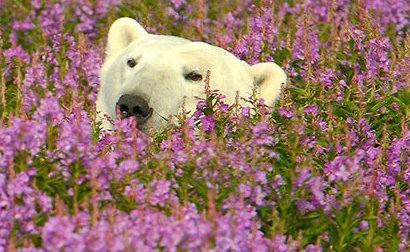
%> input picture Lab_2/Gabor_segmentation/polar-bear-hiding.jpg, 410 x 252 px, given in place of kobi.png, which was not available
$ octave gabor_segmentation_rad.m   (GNU Octave 9; MATLAB toolbox functions it lacks are replaced by stand-ins)
%> lines starting %> are read from the running program, lines starting %| are printed output that depends on the picture; in (x1, y1, x2, y2) boxes, pixels count from 0 and x2, y2 are one past the last pixel; in counts of white or black regions, pixels touching at a corner belong together; the program's own positions count from 1; pictures that were not available may be replaced by others from this repository, and a replacement may not be noted
clear all;

%% Hyperparameters
k        = 2;      % number of clusters in k-means algorithm. By default,
                   % we consider k to be 2 in foreground-background segmentation task.
image_id = 'Kobi'; % Identifier to switch between input images.
                   % Possible ids: 'Kobi',    'Polar', 'Robin-1'
                   %               'Robin-2', 'Cows'

% Misc
err_msg  = 'Image not available.';

% Control settings
visFlag       = false;    %  Set to true to visualize filter responses.
smoothingFlag = true;   %  Set to true to postprocess filter outputs.

%% Read image
switch image_id
    case 'Kobi'
        img = imread('kobi.png');
%> img is the input picture: size 252x410x3 uint8; mean R, G, B 150, 115.7, 101.7
        resize_factor = 0.25;
    case 'Polar'
        img = imread('./data/polar-bear-hiding.jpg');
        resize_factor = 0.75;
    case 'Robin-1'
        img = imread('./data/robin-1.jpg');
        resize_factor = 1;
    case 'Robin-2'
        img = imread('./data/robin-2.jpg');
        resize_factor = 0.5;
    case 'Cows'
        img = imread('./data/cows.jpg');
        resize_factor = 0.5;
    case 'SciencePark'
        img = imread('./data/sciencepark.jpg');
        img = permute(img,[2,1,3]);
        resize_factor = 0.2;

    otherwise
        error(err_msg)
end

% Image adjustments
img      = imresize(img,resize_factor);
%> img: size 63x103x3 uint8
img_gray = rgb2gray(img);
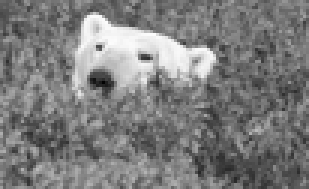
%> img_gray: size 63x103 uint8 (shown 3 times larger); min 2, max 252, mean 124.3


% Display image
figure(1), imshow(img), title(sprintf('Input image: %s', image_id));

%% Design array of Gabor Filters
% In this code section, you will create a Gabor Filterbank. A filterbank is
% a collection of filters with varying properties (e.g. {shape, texture}).
% A Gabor filterbank consists of Gabor filters of distinct orientations
% and scales. We will use this bank to extract texture information from the
% input image.

[numRows, numCols, ~] = size(img);
%> numRows = 63; numCols = 103
score = zeros(10,1);

% Estimate the minimum and maximum of the wavelengths for the sinusoidal
% carriers.
lambdaMin = 4/sqrt(2);
lambdaMax = hypot(numRows,numCols);
%> lambdaMax = 120.7

% Specify the carrier wavelengths.
% (or the central frequency of the carrier signal, which is 1/lambda)
n = floor(log2(lambdaMax/lambdaMin));
%> n = 5
lambdas = 2.^(0:(n-2)) * lambdaMin;
%> lambdas = [2.83 5.66 11.31 22.63]

% Define the set of orientations for the Gaussian envelope.
dTheta      = 2 * pi/8;                  % \\ the step size
orientations = 0:dTheta:(pi/2);

% Define the set of sigmas for the Gaussian envelope. Sigma here defines
% the standard deviation, or the spread of the Gaussian.
sigmas = 1.4142 * [1,2];

% Now you can create the filterbank. We provide you with a MATLAB struct
% called gaborFilterBank in which we will hold the filters and their
% corresponding parameters such as sigma, lambda and etc.
% ** All you need to do is to implement createGabor(). Rest will be handled
%    by the provided code block. **
gaborFilterBank = struct();
tic
filterNo = 1;

for ii = 1:length(lambdas)
    for jj  = 1:length(sigmas)
        for ll = 1:length(orientations)
            % Filter parameter configuration for this filter.
            lambda = lambdas(ii);
            sigma  = sigmas(jj) ;
            theta  = orientations(ll);
            psi    = 0.19;
            gamma  = 0.5;
            % Create a Gabor filter with the specs above.
            % (We also record the settings in which they are created. )
            gaborFilterBank(filterNo).filterPairs = createGabor_mahsa( sigma, theta, lambda, psi, gamma );
            gaborFilterBank(filterNo).sigma       = sigma;
            gaborFilterBank(filterNo).lambda      = lambda;
            gaborFilterBank(filterNo).theta       = theta;
            gaborFilterBank(filterNo).psi         = psi;
            gaborFilterBank(filterNo).gamma       = gamma;
            filterNo = filterNo+1;
        end
    end
end
%> after the loop, filterNo = 25
ctime = toc;

fprintf('--------------------------------------\n \t\tDetails\n--------------------------------------\n')
fprintf('Total number of filters       : %d \n', length(gaborFilterBank));
%| Total number of filters       : 24
fprintf('Number of scales (sigma)      : %d \n', length(sigmas));
fprintf('Number of orientations (theta): %d \n', length(orientations));
fprintf('Number of carriers (lambda)   : %d \n', length(lambdas));
%| Number of carriers (lambda)   : 4
fprintf('--------------------------------------\n')
fprintf('Filter bank created in %.3f seconds.\n', ctime);
fprintf('--------------------------------------\n')

%% Filter images using Gabor filter bank using quadrature pairs (real and imaginary parts)
% You will now filter the input image with each complex Gabor filter in
% gaborFilterBank structure and store the output in the cell called
% featureMaps.
featureMaps = cell(length(gaborFilterBank),1);
for jj = 1 : length(gaborFilterBank)
    real_out =  imfilter(img_gray, gaborFilterBank(jj).filterPairs(:,:,1),'circular','conv');
    imag_out =  imfilter(img_gray, gaborFilterBank(jj).filterPairs(:,:,2),'circular','conv');
    featureMaps{jj} = cat(3, real_out, imag_out);

    % Visualize the filter responses if you wish.
    if visFlag
        figure()
        subplot(121), imshow(real_out), title(sprintf('Re[h(x,y)], \\lambda = %f, \\theta = %f, \\sigma = %f',gaborFilterBank(jj).lambda,...
                                                                                                              gaborFilterBank(jj).theta,...
                                                                                                              gaborFilterBank(jj).sigma));
        subplot(122), imshow(imag_out), title(sprintf('Im[h(x,y)], \\lambda = %f, \\theta = %f, \\sigma = %f',gaborFilterBank(jj).lambda,...
                                                                                                              gaborFilterBank(jj).theta,...
                                                                                                              gaborFilterBank(jj).sigma));
    end
end
%> this loop made 24 passes
%> pass 1, `imag_out =  imfilter(img_gray, gaborFilterBank(jj).filterPairs(:,:,2),..`:
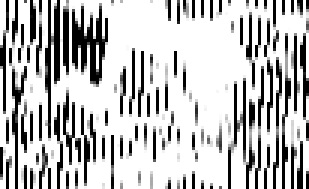
%> imag_out: size 63x103 uint8 (shown 3 times larger); min 0, max 255, mean 191.7
%> after the loop, featureMaps = 24 items

%% Compute the magnitude
% Now, you will compute the magnitude of the output responses.
featureMags =  cell(length(gaborFilterBank),1);
for jj = 1:length(featureMaps)
    real_part = featureMaps{jj}(:,:,1);
    imag_part = featureMaps{jj}(:,:,2);
    featureMags{jj} = (double(real_part.^2 + imag_part.^2)).^(0.5);

    % Visualize the magnitude response if you wish.
    if visFlag
        figure(3)
        imshow(uint8(featureMags{jj})), title(sprintf('Re[h(x,y)], \\lambda = %f, \\theta = %f, \\sigma = %f',gaborFilterBank(jj).lambda,...
                                                                                                              gaborFilterBank(jj).theta,...
                                                                                                              gaborFilterBank(jj).sigma));
        pause(.3)
    end
end
%> this loop made 24 passes
%> pass 3, `imag_part = featureMaps{jj}(:,:,2);`:
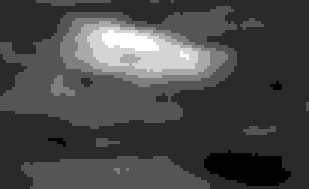
%> imag_part: size 63x103 uint8 (shown 3 times larger); min 3, max 9, mean 4.7; drawn with min black and max white
%> after the loop, featureMags = 24 items

%% Prepare and Preprocess features
% You can think of each filter response as a sort of feature representation
% for the pixels. Now that you have numFilters = |gaborFilterBank| filters,
% we can represent each pixel by this many features.
% \\ Q: What kind of features do you think gabor filters might correspond to?
% \\ A: Blobs and edges
% You will now implement a smoothing operation over the magnitude images in
% featureMags.
features = zeros(numRows, numCols, length(featureMags));
if smoothingFlag
    for jj = 1:length(featureMags)
        features(:,:,jj) =  imgaussfilt(featureMags{jj}, 4*sigma);
    end
else
    % Don't smooth but just insert magnitude images into the matrix
    % called features.
    for jj = 1:length(featureMags)
        features(:,:,jj) = featureMags{jj};
    end
end


% Reshape the filter outputs (i.e. tensor called features) of size
% [numRows, numCols, numFilters] into a matrix of size [numRows*numCols, numFilters]
% This will constitute our data matrix which represents each pixel in the
% input image with numFilters features.
features = reshape(features, numRows * numCols, []);

% Standardize features
siz = size(features);
%> siz = [6489 24]
for i = 1:siz(2)
    features(:,i) = (features(:,i) - mean(features(:,i)))/(std(features(:,i)));
end
% (Optional) Visualize the saliency map using the first principal component
% of the features matrix. It will be useful to diagnose possible problems
% with the pipeline and filterbank.
coeff = pca(features);
feature2DImage = reshape(features*coeff(:,1),numRows,numCols);
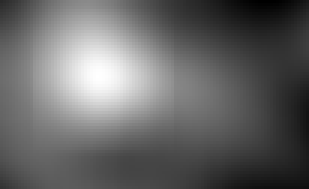
%> feature2DImage: size 63x103 double (shown 3 times larger); min -4.17, max 6.21, mean 6.95e-12; drawn with min black and max white
figure(4)
imshow(feature2DImage,[]), title('Pixel representation projected onto first PC')

% Apply k-means algorithm to cluster pixels using the data matrix,
% features.
tic
pixLabels = kmeans(features,2,'Replicates',5); % \\TODO: Return cluster labels per pixel
%> pixLabels = 6489 values, max 2 at index 588, min 1 at index 1, mean 1.25
ctime = toc;
fprintf('Clustering completed in %.3f seconds.\n', ctime);

% Visualize the clustering by reshaping pixLabels into original grayscale
% input size [numRows numCols].
pixLabels = reshape(pixLabels,[numRows numCols]);
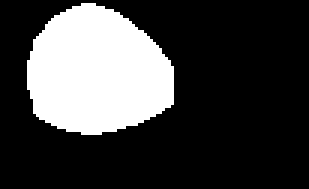
%> pixLabels: size 63x103 double (shown 3 times larger); values 1 (black) and 2 (white), 25.3% white; 1 white region, box (x1, y1, x2, y2) and area: (9, 1, 58, 45) 1644
figure(5)
imshow(label2rgb(pixLabels)), title('Pixel clusters');

% Use the pixLabels to visualize segmentation.
Aseg1 = zeros(size(img),'like',img);
%> Aseg1: size 63x103x3 uint8; every value is 0
Aseg2 = zeros(size(img),'like',img);
BW = pixLabels == 2;
BW = repmat(BW,[1 1 3]);
Aseg1(BW) = img(BW);
Aseg2(~BW) = img(~BW);
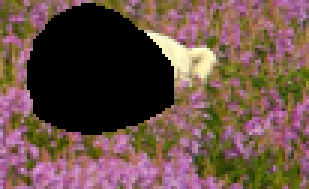
%> Aseg2: size 63x103x3 uint8 (shown 3 times larger); mean R, G, B 106.1, 79.4, 69.5
figure(6)
imshowpair(Aseg1,Aseg2,'montage');
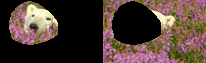
%> displayed picture: size 63x206x3, on the screen's scale of 0 to 255; mean R, G, B 75, 57.8, 50.8
title('Masked Object and Background')
